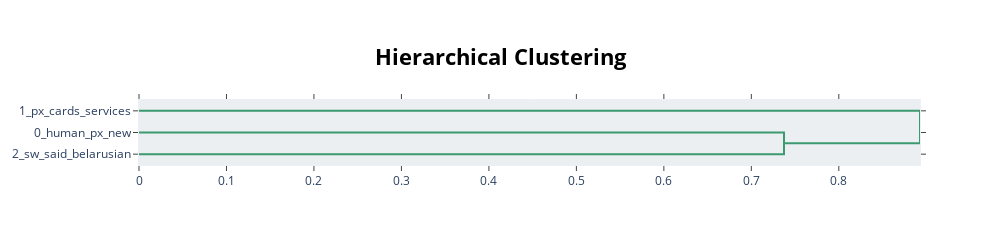

Source (notebook cell):
### Code cell
topic_model.visualize_hierarchy()

### Figure 1 — Plotly figure (JSON) as saved in the notebook; plotly's stock layout.template omitted (floating-point values rounded to 4 significant figures)
{"data": [{"hoverinfo": "text", "marker": {"color": "rgb(61,153,112)"}, "mode": "lines", "x": [0.0, 0.7373, 0.7373, 0.0], "xaxis": "x", "y": [-15.0, -15.0, -25.0, -25.0], "yaxis": "y", "type": "scatter"}, {"hoverinfo": "text", "marker": {"color": "rgb(61,153,112)"}, "mode": "lines", "x": [0.0, 0.8928, 0.8928, 0.7373], "xaxis": "x", "y": [-5.0, -5.0, -20.0, -20.0], "yaxis": "y", "type": "scatter"}], "layout": {"autosize": false, "height": 245, "hovermode": "closest", "showlegend": false, "width": 1000, "xaxis": {"mirror": "allticks", "rangemode": "tozero", "showgrid": false, "showline": true, "showticklabels": true, "ticks": "outside", "type": "linear", "zeroline": false}, "yaxis": {"mirror": "allticks", "rangemode": "tozero", "showgrid": false, "showline": true, "showticklabels": true, "tickmode": "array", "ticks": "outside", "ticktext": ["1_px_cards_services", "0_human_px_new", "2_sw_said_belarusian"], "tickvals": [-5.0, -15.0, -25.0], "type": "linear", "zeroline": false, "range": [-30.0, 0.0]}, "title": {"font": {"size": 22, "color": "Black"}, "text": "<b>Hierarchical Clustering</b>", "x": 0.5, "xanchor": "center", "yanchor": "top"}, "hoverlabel": {"font": {"size": 16, "family": "Rockwell"}, "bgcolor": "white"}, "plot_bgcolor": "#ECEFF1"}}
